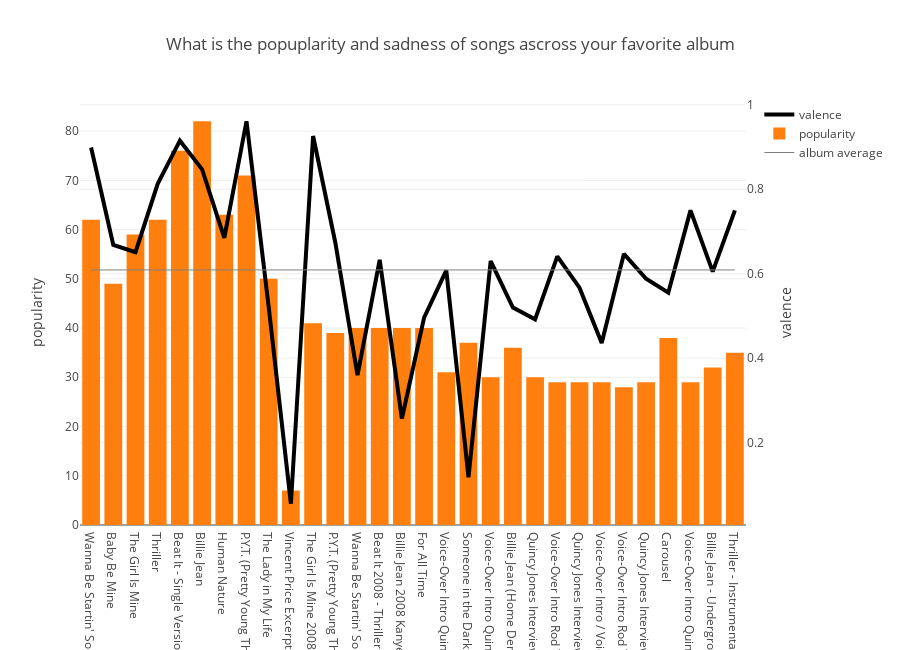

Notebook code for this chart:
### Code cell
fm = get_album_stats('thriller')

### Figure 1 — Plotly figure (JSON) as saved in the notebook; plotly's stock layout.template omitted (floating-point values rounded to 4 significant figures)
{"data": [{"line": {"color": "black", "width": 4}, "name": "valence", "type": "scatter", "x": ["Wanna Be Startin' Somethin'", "Baby Be Mine", "The Girl Is Mine", "Thriller", "Beat It - Single Version", "Billie Jean", "Human Nature", "P.Y.T. (Pretty Young Thing)", "The Lady in My Life", "Vincent Price Excerpt From \"Thriller\" Voice-Over Session - Thriller 25th Anniversary Voice-Over Session", "The Girl Is Mine 2008 with will.i.am - Thriller 25th Anniversary Remix", "P.Y.T. (Pretty Young Thing) 2008 with will.i.am - Thriller 25th Anniversary Remix feat. willi.i.am", "Wanna Be Startin' Somethin' 2008 with Akon - Thriller 25th Anniversary Remix", "Beat It 2008 - Thriller 25th Anniversary Remix feat. Fergie", "Billie Jean 2008 Kanye West Mix - Thriller 25th Anniversary Remix", "For All Time", "Voice-Over Intro Quincy Jones Interview #1 / Quincy Jones Interview #1", "Someone in the Dark", "Voice-Over Intro Quincy Jones Interview #2/Quincy Jones Interview #2 / Voice-Over Intro Billie Jean (Demo)", "Billie Jean (Home Demo from 1981)", "Quincy Jones Interview #3", "Voice-Over Intro Rod Temperton Interview #1 / Rod Temperton Interview #1", "Quincy Jones Interview #4", "Voice-Over Intro / Voice-Over Session from Thriller", "Voice-Over Intro Rod Temperton Interview #2 / Rod Temperton Interview #2", "Quincy Jones Interview #5", "Carousel", "Voice-Over Intro Quincy Jones Interview #6 / Quincy Jones Interview #6", "Billie Jean - Underground Mix", "Thriller - Instrumental"], "y": [0.899, 0.668, 0.651, 0.813, 0.915, 0.847, 0.685, 0.961, 0.521, 0.0554, 0.926, 0.674, 0.36, 0.633, 0.257, 0.496, 0.608, 0.118, 0.63, 0.52, 0.492, 0.641, 0.567, 0.436, 0.647, 0.588, 0.555, 0.75, 0.605, 0.75], "yaxis": "y2"}, {"name": "popularity", "type": "bar", "x": ["Wanna Be Startin' Somethin'", "Baby Be Mine", "The Girl Is Mine", "Thriller", "Beat It - Single Version", "Billie Jean", "Human Nature", "P.Y.T. (Pretty Young Thing)", "The Lady in My Life", "Vincent Price Excerpt From \"Thriller\" Voice-Over Session - Thriller 25th Anniversary Voice-Over Session", "The Girl Is Mine 2008 with will.i.am - Thriller 25th Anniversary Remix", "P.Y.T. (Pretty Young Thing) 2008 with will.i.am - Thriller 25th Anniversary Remix feat. willi.i.am", "Wanna Be Startin' Somethin' 2008 with Akon - Thriller 25th Anniversary Remix", "Beat It 2008 - Thriller 25th Anniversary Remix feat. Fergie", "Billie Jean 2008 Kanye West Mix - Thriller 25th Anniversary Remix", "For All Time", "Voice-Over Intro Quincy Jones Interview #1 / Quincy Jones Interview #1", "Someone in the Dark", "Voice-Over Intro Quincy Jones Interview #2/Quincy Jones Interview #2 / Voice-Over Intro Billie Jean (Demo)", "Billie Jean (Home Demo from 1981)", "Quincy Jones Interview #3", "Voice-Over Intro Rod Temperton Interview #1 / Rod Temperton Interview #1", "Quincy Jones Interview #4", "Voice-Over Intro / Voice-Over Session from Thriller", "Voice-Over Intro Rod Temperton Interview #2 / Rod Temperton Interview #2", "Quincy Jones Interview #5", "Carousel", "Voice-Over Intro Quincy Jones Interview #6 / Quincy Jones Interview #6", "Billie Jean - Underground Mix", "Thriller - Instrumental"], "y": [62, 49, 59, 62, 76, 82, 63, 71, 50, 7, 41, 39, 40, 40, 40, 40, 31, 37, 30, 36, 30, 29, 29, 29, 28, 29, 38, 29, 32, 35]}, {"line": {"color": "grey", "width": 1}, "mode": "lines", "name": "album average", "type": "scatter", "x": ["Wanna Be Startin' Somethin'", "Baby Be Mine", "The Girl Is Mine", "Thriller", "Beat It - Single Version", "Billie Jean", "Human Nature", "P.Y.T. (Pretty Young Thing)", "The Lady in My Life", "Vincent Price Excerpt From \"Thriller\" Voice-Over Session - Thriller 25th Anniversary Voice-Over Session", "The Girl Is Mine 2008 with will.i.am - Thriller 25th Anniversary Remix", "P.Y.T. (Pretty Young Thing) 2008 with will.i.am - Thriller 25th Anniversary Remix feat. willi.i.am", "Wanna Be Startin' Somethin' 2008 with Akon - Thriller 25th Anniversary Remix", "Beat It 2008 - Thriller 25th Anniversary Remix feat. Fergie", "Billie Jean 2008 Kanye West Mix - Thriller 25th Anniversary Remix", "For All Time", "Voice-Over Intro Quincy Jones Interview #1 / Quincy Jones Interview #1", "Someone in the Dark", "Voice-Over Intro Quincy Jones Interview #2/Quincy Jones Interview #2 / Voice-Over Intro Billie Jean (Demo)", "Billie Jean (Home Demo from 1981)", "Quincy Jones Interview #3", "Voice-Over Intro Rod Temperton Interview #1 / Rod Temperton Interview #1", "Quincy Jones Interview #4", "Voice-Over Intro / Voice-Over Session from Thriller", "Voice-Over Intro Rod Temperton Interview #2 / Rod Temperton Interview #2", "Quincy Jones Interview #5", "Carousel", "Voice-Over Intro Quincy Jones Interview #6 / Quincy Jones Interview #6", "Billie Jean - Underground Mix", "Thriller - Instrumental"], "y": [0.6089, 0.6089, 0.6089, 0.6089, 0.6089, 0.6089, 0.6089, 0.6089, 0.6089, 0.6089, 0.6089, 0.6089, 0.6089, 0.6089, 0.6089, 0.6089, 0.6089, 0.6089, 0.6089, 0.6089, 0.6089, 0.6089, 0.6089, 0.6089, 0.6089, 0.6089, 0.6089, 0.6089, 0.6089, 0.6089], "yaxis": "y2"}], "layout": {"height": 650, "margin": {"b": 125}, "title": "What is the popuplarity and sadness of songs ascross your favorite album", "width": 900, "yaxis": {"title": "popularity"}, "yaxis2": {"overlaying": "y", "side": "right", "title": "valence"}}}
